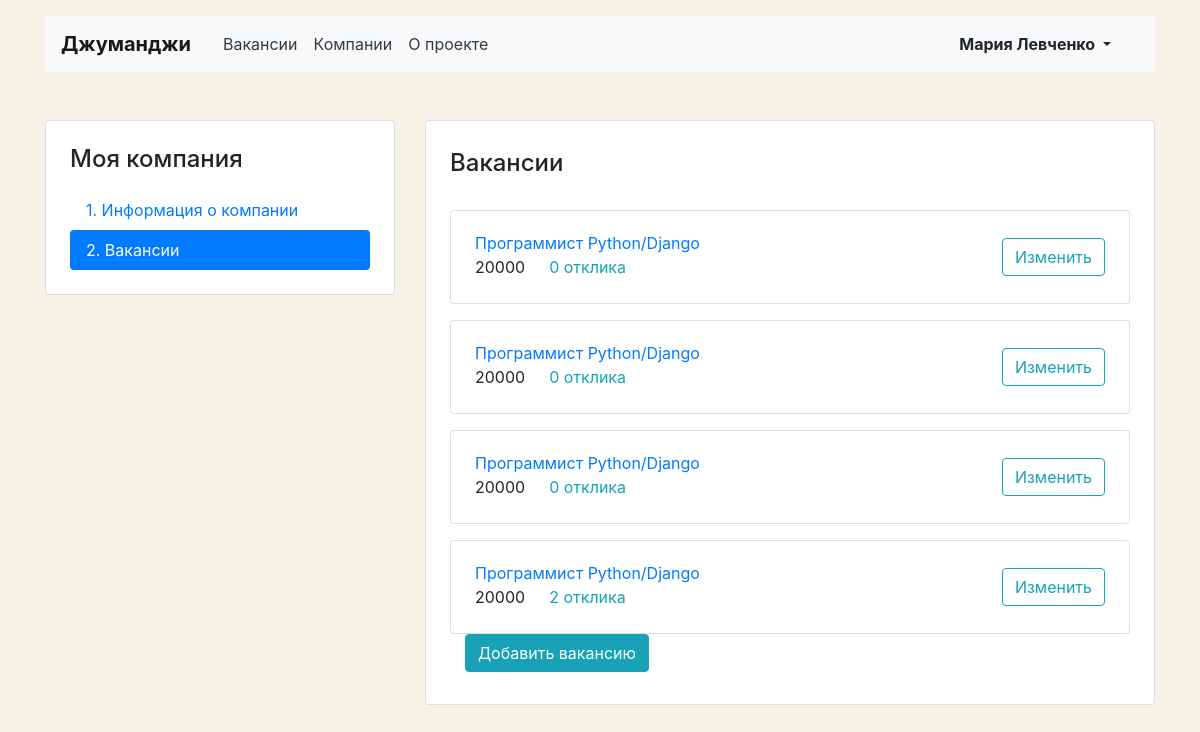
The app's page /mycompany/vacancies (signed in) with its own data.
### vacancies/models.py (models this page shows, shortened)
class Vacancy(models.Model):
    title = models.CharField(max_length=40, blank=True, null=True, verbose_name='Название вакансии')
    specialty = models.ForeignKey(
        Specialty,
        related_name='vacancies',
        on_delete=models.CASCADE,
        verbose_name='Специализация')
    company = models.ForeignKey(
        Company,
        related_name='vacancies',
        on_delete=models.CASCADE,
        verbose_name='Название компании')
    skills = models.CharField(
        max_length=1000,
        blank=True,
        null=True,
        verbose_name='Требуемые навыки')
    description = models.CharField(
        max_length=10000,
        blank=True, null=True,
        verbose_name='Описание вакансии')
    salary_min = models.IntegerField(verbose_name='Зарплата от')
    salary_max = models.IntegerField(verbose_name='Зарплата до')
    published_at = models.DateTimeField(auto_now=True)

### vacancies/views.py (the view)
# urls.py: path('mycompany/vacancies', views.MyVacancyListView.as_view(), name='my_vacancies'),
class MyVacancyListView(ListView):
    model = Vacancy
    template_name = 'vacancy-list.html'
    def get_queryset(self):
        vacancies = super().get_queryset()
        vacancies = Vacancy.objects.filter(company__owner=self.request.user.id)
        return vacancies

### templates/vacancy-list.html
{% extends 'personal_base.html' %}
{% block content %}
  <main class="container mt-3 pb-5">
    <div class="row mt-5">
      <div class="col-12 col-lg-4">
        <aside class="pt-3 pb-4 px-4 mb-5 card">
          <h1 class="h4 pt-2 pb-2">Моя компания</h1>
          <div class="nav flex-column nav-pills" id="v-pills-tab" role="tablist" aria-orientation="vertical">
            <a class="nav-link" href="{% url 'vacancies:mycompany' %}">1. Информация о&nbsp;компании</a>
            <a class="nav-link active" href="#">2. Вакансии</a>
          </div>
        </aside>
      </div>
      <div class="col-12 col-lg-8">
        <div class="card">
          <div class="card-body px-4 pb-4">
            <section class="tab-pane fade show active">
              <h2 class="h4 pt-2 pb-3">Вакансии</h2>
              {% for vacancy in object_list %}
              <div class="card mt-3">
                <div class="card-body px-4">
                  <div class="row align-items-center">
                    <div class="col-6 col-lg-8">
                      <a href="{% url 'vacancies:vacancy' vacancy.id %}" class="mb-1"> {{ vacancy.title }}</a>
                      <p class="mb-1">
                        <span class="mr-4">{{ vacancy.salary_min }}</span><a href="" class="text-info">{{ vacancy.applications.count }} отклика</a>
                      </p>
                    </div>
                    <div class="col-6 col-lg-4 text-right">
                      <a href="{% url 'vacancies:vacancy-edit' vacancy.id %}" class="btn btn-outline-info">Изменить</a>
                    </div>
                  </div>
                </div>
              </div>
              {% endfor %}
            </section>
              <div class='col-12 col-lg-8'>
            <a href="{% url 'vacancies:vacancy-create' %}" class="btn btn-info mb-2">Добавить вакансию</a></div>
          </div>
        </div>
      </div>
    </div>
  </main>
{% endblock %}

### templates/nav.html (shortened to what this page needs)
<body>
  <header class="container mt-3">
    <nav class="navbar navbar-expand-lg navbar-light bg-light">
      <a class="navbar-brand mr-4 font-weight-bold" href="{% url 'vacancies:index' %}">Джуманджи</a>
      <div class="collapse navbar-collapse justify-content-between" id="navbarNav">
        <ul class="navbar-nav col-10">
          <li class="nav-item">
            <a class="nav-link text-dark" href="{% url 'vacancies:vacancies' %}">Вакансии</a>
          </li>
          <li class="nav-item">
            <a class="nav-link text-dark" href="{% url 'vacancies:companies' %}">Компании</a>
          </li>
          <li class="nav-item">
            <a class="nav-link text-dark" href="#">О проекте</a>
          </li>
        </ul>
        <ul class="navbar-nav col-2 justify-content-end">
          {% if user.is_authenticated %}
          <li class="nav-item active">
            <div class="btn-group">
              <button type="button" class="btn dropdown-toggle font-weight-bold" data-toggle="dropdown" aria-haspopup="true" aria-expanded="false">{{ user.first_name }} {{user.last_name }}
              </button>
            </div>
          </li>
          {% else %}
          <li class="nav-item"><a class="nav-link text-dark font-weight-bold" href="{%  url 'vacancies:login' %}">Вход</a>{% endif %}</li>
        </ul>
      </div>
    </nav>
  </header>

### templates/personal_header.html (style rules this page uses)
body { background-color: #F6F2E6; }

### records on screen
Vacancy: title "Программист Python/Django", salary_min "20000", applications.count "0"
Vacancy: title "Программист Python/Django", salary_min "20000", applications.count "0"
Vacancy: title "Программист Python/Django", salary_min "20000", applications.count "0"
Vacancy: title "Программист Python/Django", salary_min "20000", applications.count "2"

### other values on screen
{{ user.first_name }} "Мария"
{{ user.last_name }} "Левченко"
